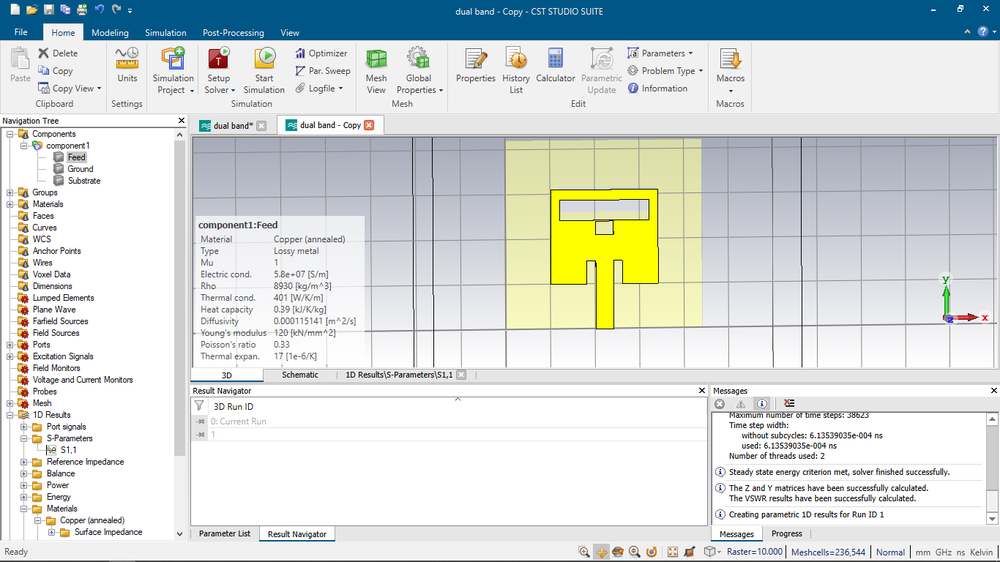
%> input picture sample_image.png, 1000 x 562 px, shrunk from 1366 x 768 before the run
$ octave bt20ece047_display_8.m   (GNU Octave 9; MATLAB toolbox functions it lacks are replaced by stand-ins)
%> lines starting %> are read from the running program, lines starting %| are printed output that depends on the picture; in (x1, y1, x2, y2) boxes, pixels count from 0 and x2, y2 are one past the last pixel; in counts of white or black regions, pixels touching at a corner belong together; the program's own positions count from 1
% Digital Image Processing Matlab codes by
% Alok Kumar ( BT20ECE047 )

% Read the PNG image
imageData = imread('sample_image.png');
%> imageData is the input picture: size 562x1000x3 uint8; mean R, G, B 211.9, 218.1, 216.5

% Convert the image to grayscale
grayImage = rgb2gray(imageData);
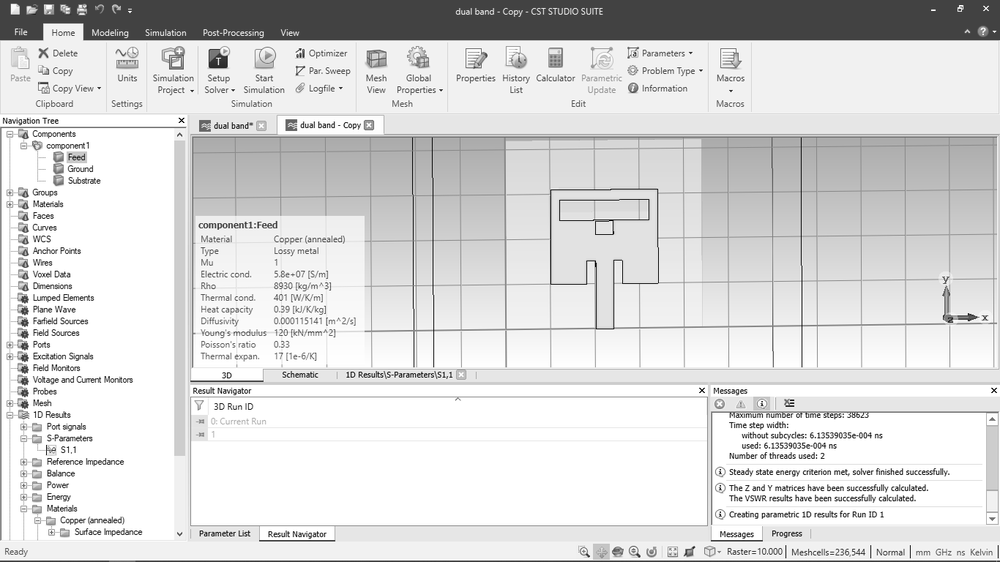
%> grayImage: size 562x1000 uint8; min 0, max 255, mean 216.1

% Display the original grayscale image
subplot(3, 3, 1);
imshow(grayImage);
title('Original Grayscale Image');

% Display each bit plane image
for bit = 1:8
    bitPlaneImage = bitget(grayImage, bit);
    subplot(3, 3, bit + 1);
    imshow(bitPlaneImage, []);
    title(['Bit Plane ', num2str(bit)]);
end
%> this loop made 8 passes
%> pass 1, `bitPlaneImage = bitget(grayImage, bit);`:
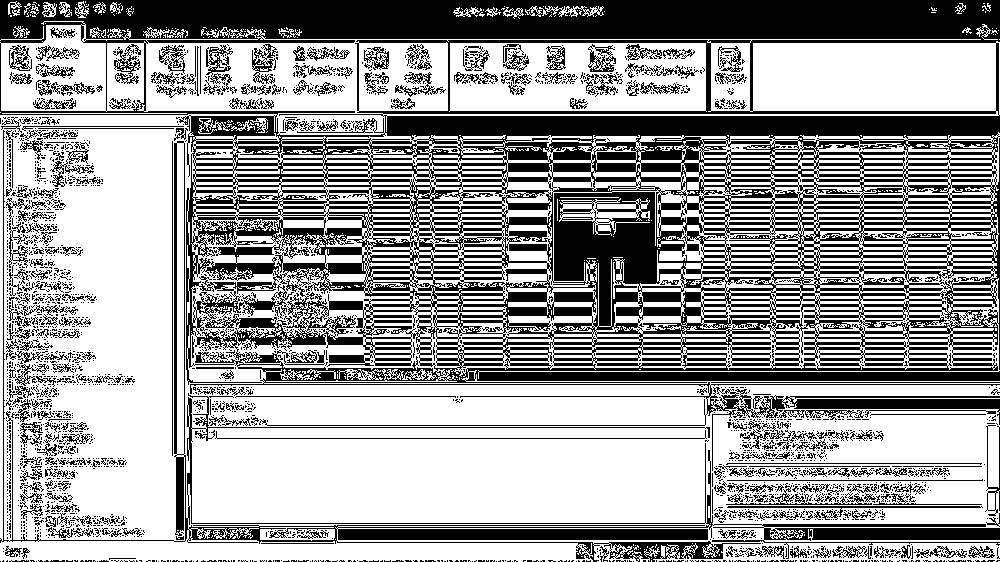
%> bitPlaneImage: size 562x1000 logical; 61.2% white; 2650 black regions (2324 under 20 px), largest, box (x1, y1, x2, y2) and area: (0, 0, 1000, 471) 167025, (0, 130, 1000, 562) 16364, (727, 506, 983, 517) 527
%> pass 2, `bitPlaneImage = bitget(grayImage, bit);`:
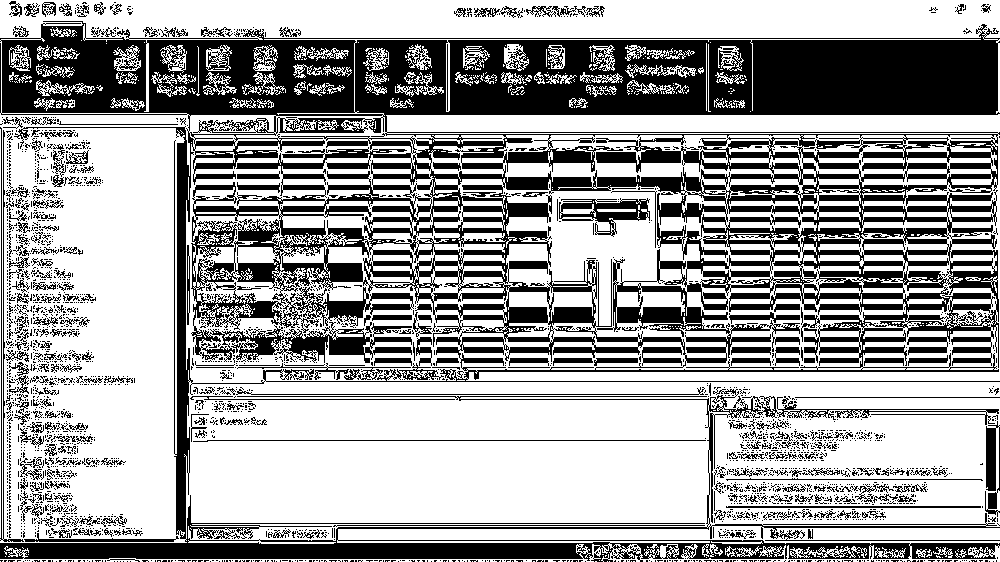
%> bitPlaneImage: size 562x1000 logical; 62.6% white; 2774 black regions (2479 under 20 px), largest, box (x1, y1, x2, y2) and area: (0, 21, 1000, 562) 178488, (559, 198, 650, 237) 1481, (985, 421, 1000, 517) 930
%> pass 3, `bitPlaneImage = bitget(grayImage, bit);`:
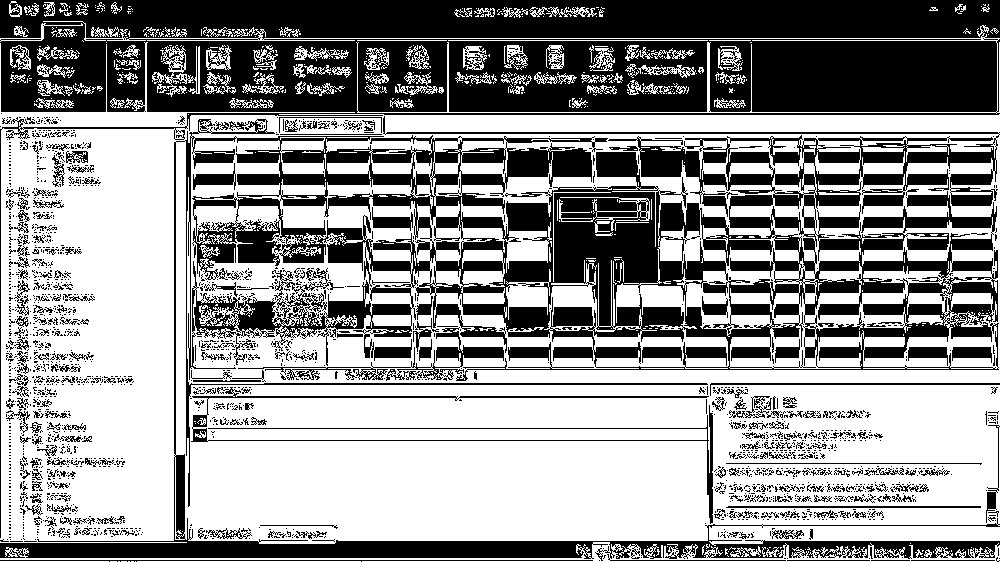
%> bitPlaneImage: size 562x1000 logical; 57.9% white; 2049 black regions (1787 under 20 px), largest, box (x1, y1, x2, y2) and area: (0, 116, 1000, 561) 109820, (0, 0, 1000, 538) 99510, (191, 387, 713, 524) 2921
%> after the loop:
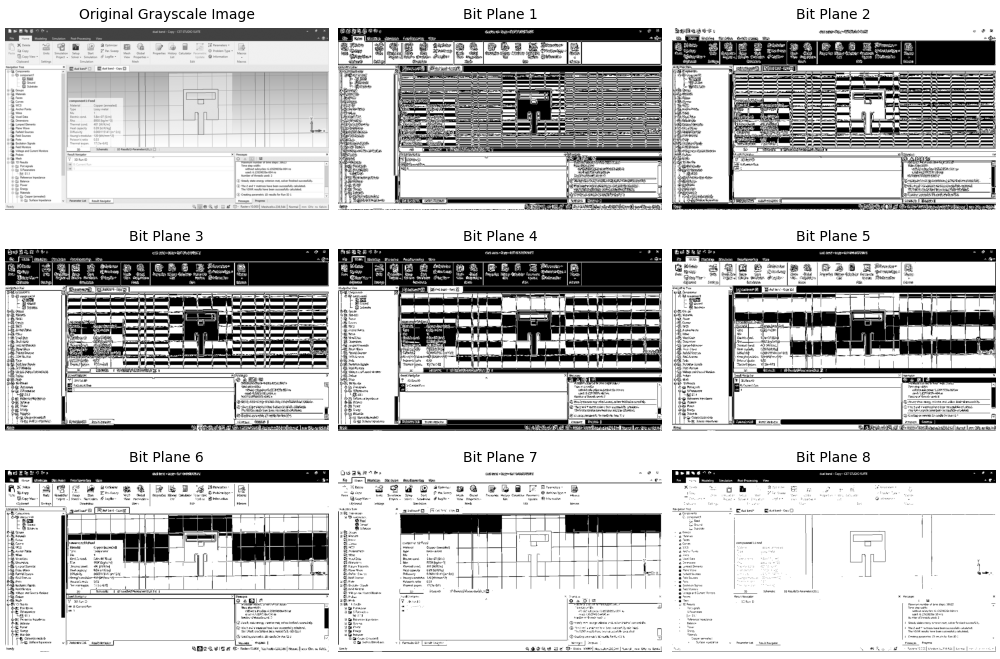
%> figure redrawn from the program's plot data, 9 panels
